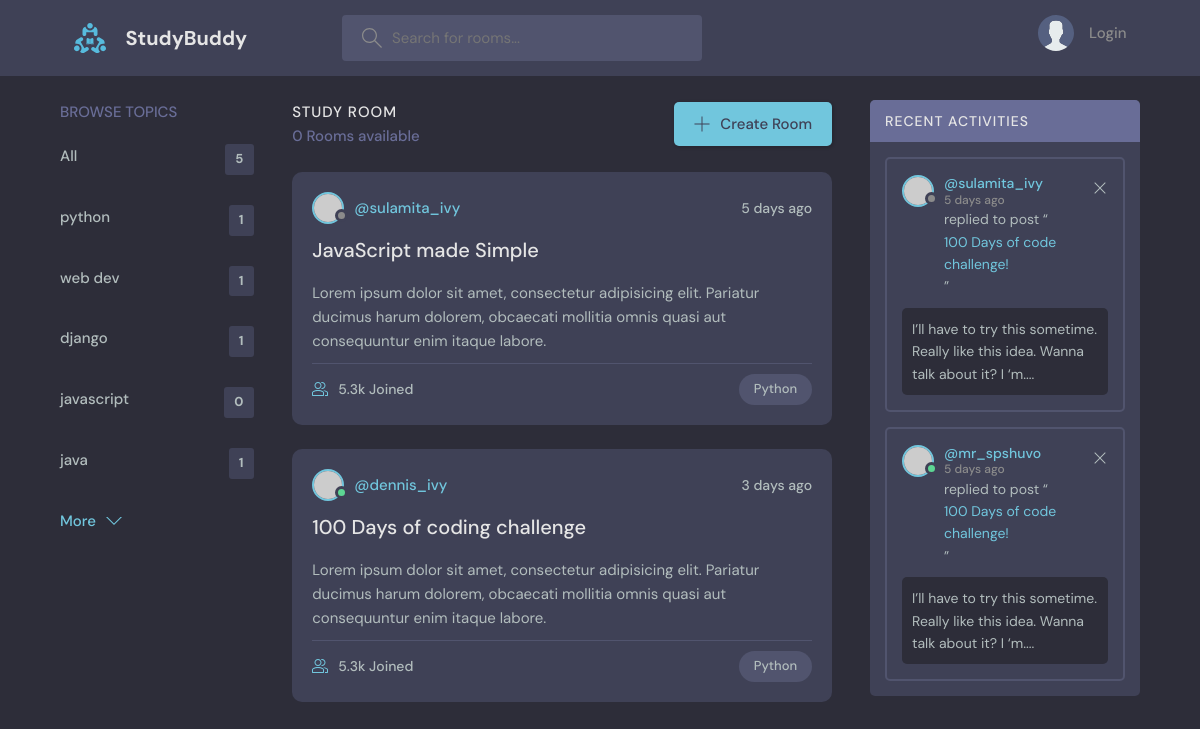
/?q=javascript, run on the app's committed database.
### base/models.py (models this page shows, shortened)
class Topic(models.Model):
    name=models.CharField(max_length=200)

### base/views.py (the view)
# urls.py: path('',views.home,name='home'),
def home(request):
    q=request.GET.get('q') if request.GET.get('q') !=None else ''
    rooms=Room.objects.filter(Q(topic__name__icontains=q) |Q(name__icontains=q)|Q(description__icontains=q))
    topics=Topic.objects.all()
    room_messages=Message.objects.all().order_by('-created').filter(Q(room__topic__name__icontains=q))
    room_count=rooms.count()
    context={'rooms':rooms,'topics':topics,'room_count':room_count,'room_messages':room_messages}
    return render(request,'base/home.html',context);

### base/templates/base/home.html (shortened to what this page needs)
{% extends "main.html" %}
   {% block content %}
    <main class="layout layout--3">
      <div class="container">
        {%include 'base/topics_component.html'%}
        <div class="roomList">
          <div class="roomList__header">
            <div>
              <h2>Study Room</h2>
              <p>{{room_count}} Rooms available</p>
            </div>
        <a class="btn btn--main" href="{% url 'create-room' %}">
              <svg version="1.1" xmlns="http://www.w3.org/2000/svg" width="32" height="32" viewBox="0 0 32 32">
                <title>add</title>
                <path
                  d="M16.943 0.943h-1.885v14.115h-14.115v1.885h14.115v14.115h1.885v-14.115h14.115v-1.885h-14.115v-14.115z"
                ></path>
              </svg>
              Create Room
            </a>
          </div>
          <div class="roomListRoom">
            <div class="roomListRoom__header">
              <a href="profile.html" class="roomListRoom__author">
                <div class="avatar avatar--small">
                  <img src="https://randomuser.me/api/portraits/women/11.jpg" />
                </div>
                <span>@sulamita_ivy</span>
              </a>
              <div class="roomListRoom__actions">
                <span>5 days ago</span>
              </div>
            </div>
            <div class="roomListRoom__content">
              <a href="room.html">JavaScript made Simple</a>
              <p>
                Lorem ipsum dolor sit amet, consectetur adipisicing elit. Pariatur ducimus harum dolorem, obcaecati
                mollitia omnis quasi aut consequuntur enim itaque labore.
              </p>
            </div>
            <div class="roomListRoom__meta">
              <a href="room.html" class="roomListRoom__joined">
                5.3k Joined
              </a>
              <p class="roomListRoom__topic">Python</p>
            </div>
          </div>
          <div class="roomListRoom">
            <div class="roomListRoom__header">
              <a href="profile.html" class="roomListRoom__author">
                <div class="avatar avatar--small active">
                  <img src="https://randomuser.me/api/portraits/men/11.jpg" />
                </div>
                <span>@dennis_ivy</span>
              </a>
              <div class="roomListRoom__actions">
                <span>3 days ago</span>
              </div>
            </div>
            <div class="roomListRoom__content">
              <a href="room.html">100 Days of coding challenge</a>
              <p>
                Lorem ipsum dolor sit amet, consectetur adipisicing elit. Pariatur ducimus harum dolorem, obcaecati
                mollitia omnis quasi aut consequuntur enim itaque labore.
              </p>
            </div>
            <div class="roomListRoom__meta">
              <a class="roomListRoom__joined">
                5.3k Joined
              </a>
              <p class="roomListRoom__topic">Python</p>
            </div>
          </div>
        </div>
        <div class="activities">
          <div class="activities__header">
            <h2>Recent Activities</h2>
          </div>
          <div class="activities__box">
            <div class="activities__boxHeader roomListRoom__header">
              <a href="profile.html" class="roomListRoom__author">
                <div class="avatar avatar--small">
                  <img src="https://randomuser.me/api/portraits/women/11.jpg" />
                </div>
                <p>
                  @sulamita_ivy
                  <span>5 days ago</span>
                </p>
              </a>
              <div class="roomListRoom__actions">
                <a href="#">
                  <svg version="1.1" xmlns="http://www.w3.org/2000/svg" width="32" height="32" viewBox="0 0 32 32">
                    <title>remove</title>
                    <path
                      d="M27.314 6.019l-1.333-1.333-9.98 9.981-9.981-9.981-1.333 1.333 9.981 9.981-9.981 9.98 1.333 1.333 9.981-9.98 9.98 9.98 1.333-1.333-9.98-9.98 9.98-9.981z"
                    ></path>
                  </svg>
                </a>
              </div>
            </div>
            <div class="activities__boxContent">
              <p>replied to post “<a href="room.html">100 Days of code challenge!</a>”</p>
              <div class="activities__boxRoomContent">
                I’ll have to try this sometime. Really like this idea. Wanna talk about it? I ‘m....
              </div>
            </div>
          </div>
          <div class="activities__box">
            <div class="activities__boxHeader roomListRoom__header">
              <a href="profile.html" class="roomListRoom__author">
                <div class="avatar avatar--small active">
                  <img src="https://randomuser.me/api/portraits/men/13.jpg" />
                </div>
                <p>
                  @mr_spshuvo
                  <span>5 days ago</span>
                </p>
              </a>
              <div class="roomListRoom__actions">
                <a href="#">
                  <svg version="1.1" xmlns="http://www.w3.org/2000/svg" width="32" height="32" viewBox="0 0 32 32">
                    <title>remove</title>
                    <path
                      d="M27.314 6.019l-1.333-1.333-9.98 9.981-9.981-9.981-1.333 1.333 9.981 9.981-9.981 9.98 1.333 1.333 9.981-9.98 9.98 9.98 1.333-1.333-9.98-9.98 9.98-9.981z"
                    ></path>
                  </svg>
                </a>
              </div>
            </div>
            <div class="activities__boxContent">
              <p>replied to post “<a href="room.html">100 Days of code challenge!</a>”</p>
              <div class="activities__boxRoomContent">
                I’ll have to try this sometime. Really like this idea. Wanna talk about it? I ‘m....
              </div>
            </div>
          </div>
        </div>
      </div>
    </main>
{% endblock content %}

### base/templates/base/topics_component.html
<div class="topics">
          <div class="topics__header">
            <h2>Browse Topics</h2>
          </div>
          <ul class="topics__list">
            <li><a href="{% url 'home' %}">All <span>{{topics.count}}</span></a> </li>
        {% for topic in topics%}
        <li>
            <a href="{% url 'home' %}?q={{topic.name}}">{{topic.name}} <span>{{topic.room_set.all.count}}</span></a>
        </li>
        {% endfor%}
          </ul>
          <a class="btn btn--link" href="topics.html">
            More
            <svg version="1.1" xmlns="http://www.w3.org/2000/svg" width="32" height="32" viewBox="0 0 32 32">
              <title>chevron-down</title>
              <path d="M16 21l-13-13h-3l16 16 16-16h-3l-13 13z"></path>
            </svg>
          </a>
        </div>

### data on the page
Topic: name "python", room_set.all.count "1"
Topic: name "web dev", room_set.all.count "1"
Topic: name "django", room_set.all.count "1"
Topic: name "javascript", room_set.all.count "0"
Topic: name "java", room_set.all.count "1"

### other printed values
{{ topics.count }} "5"
{{ room_count }} "0"
